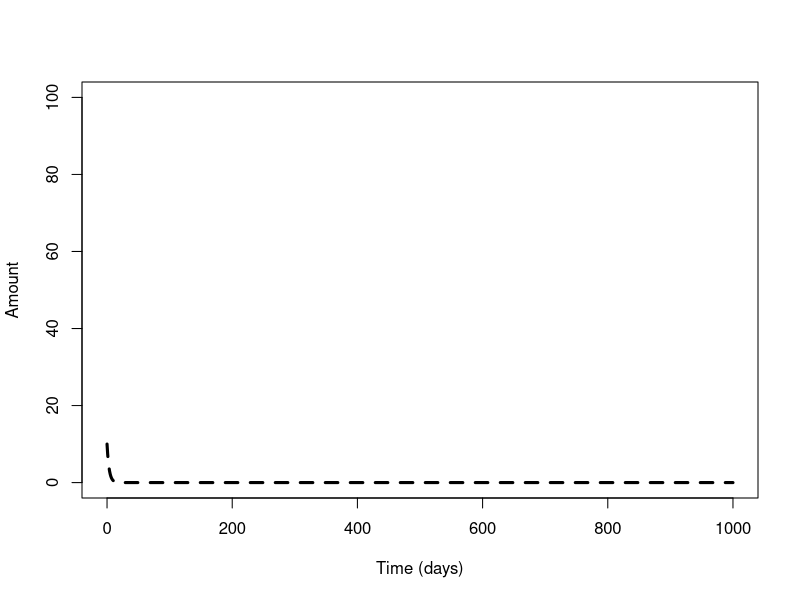
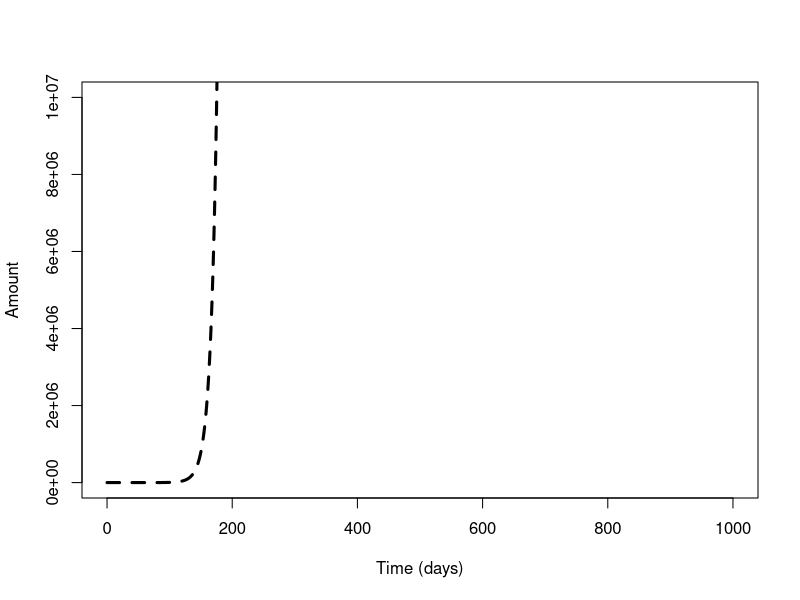
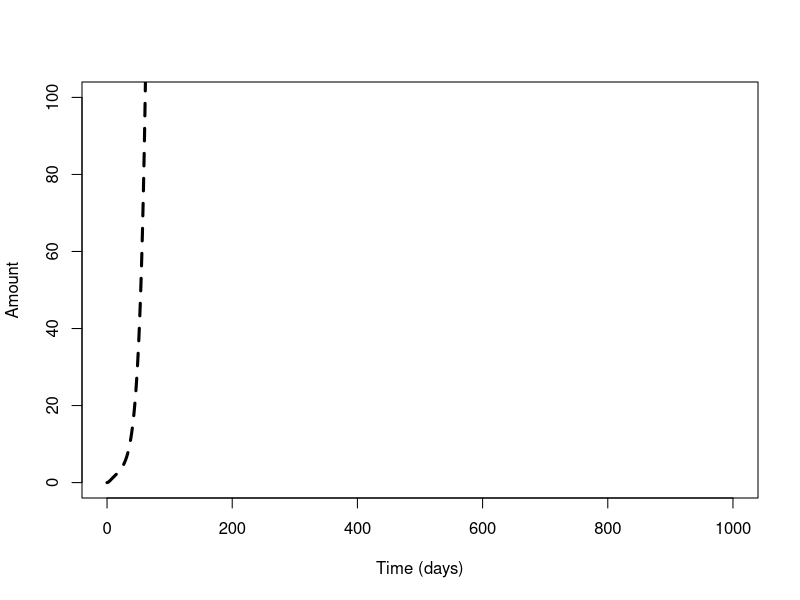
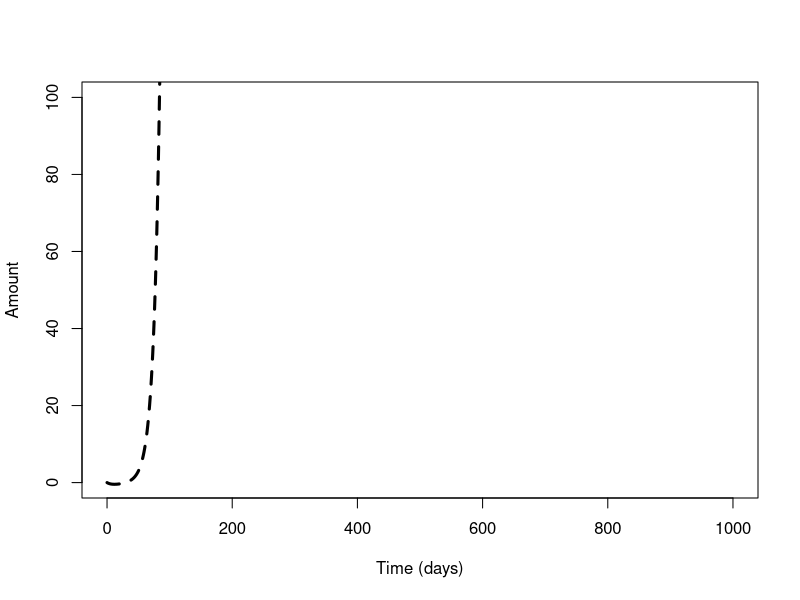
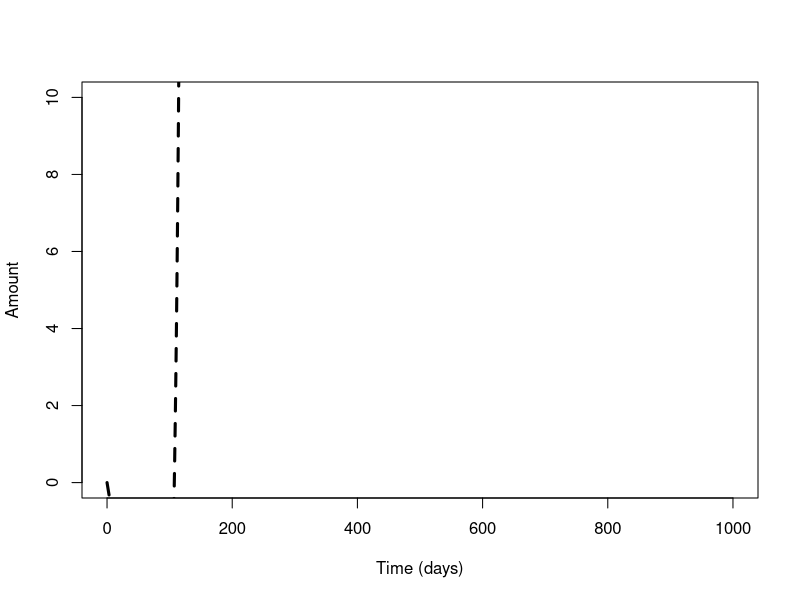
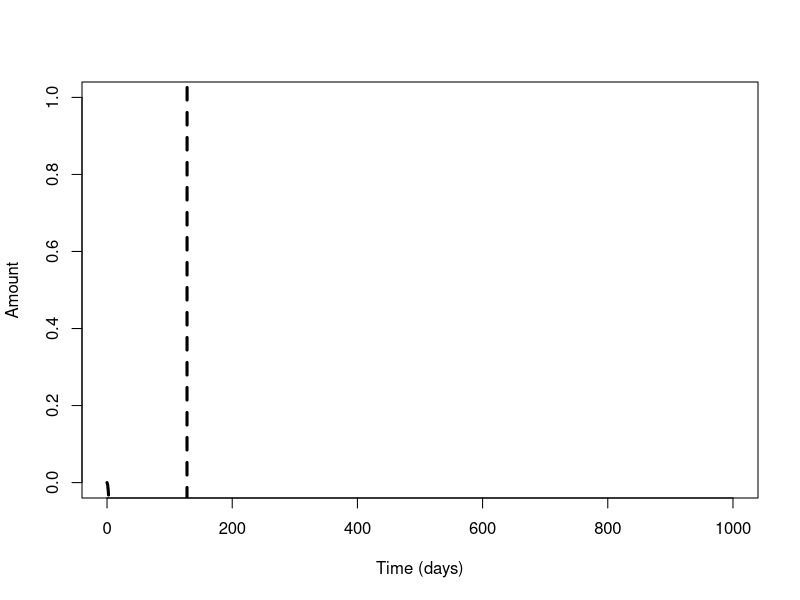
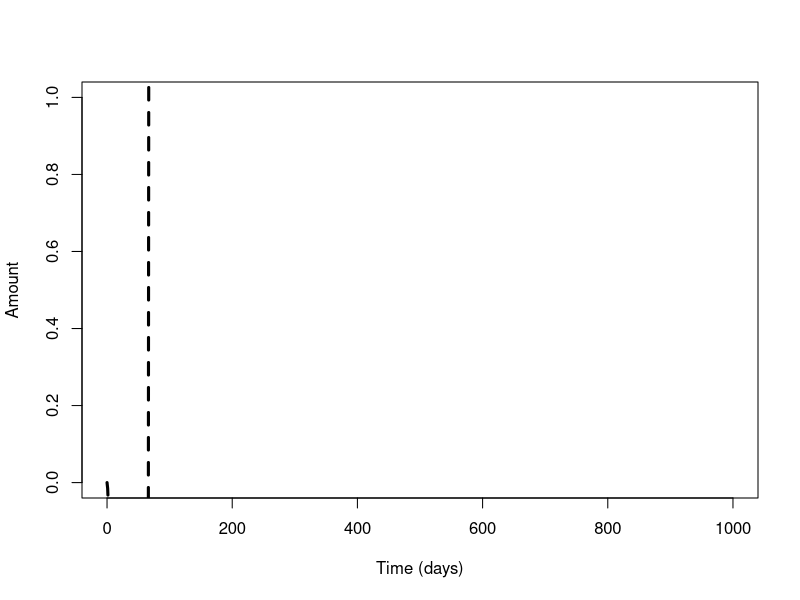
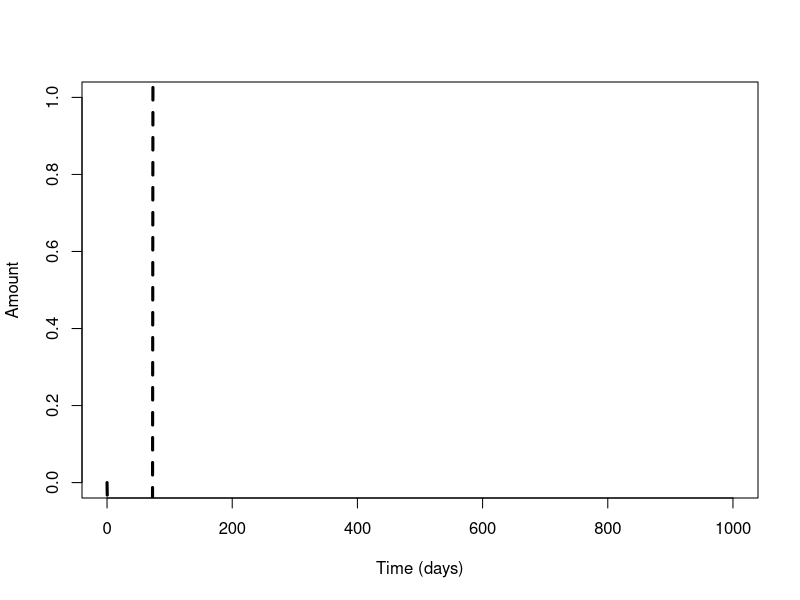

The R script that drew these images, in order:
# TB model in R

rm(list=ls())

# get the ODE solver
library(deSolve)

# make the function of the system
model = function (current_timepoint, state_values, parameters)
{
  # create state variables (local variables)
  Vaccine = state_values [1]       
  Makrofag = state_values [2]
  IL12 = state_values [3]
  Th0 = state_values [4]
  Th1 = state_values [5]
  IL2 = state_values [6]
  IFNg = state_values [7]
  IFNgk = state_values [8]
  TNFa = state_values [9]
  Dendrit = state_values [10]
  IL23 = state_values [11]
  Th17 = state_values [12]
  IL17 = state_values [13]
  GranulotcytKnoglemarv = state_values[14]
  
  with ( 
    as.list (parameters),     # variable names within parameters can be used 
    {
      dVaccine = - Vaccine * Kv_m - Vaccine * Kv_d - Vaccine * Kv_Gk
      dMakrofag = Vaccine * Kv_m + TNFa * KTNFa_m + IFNgk * KIFNgk_m - sigma_m
      dIL12 = Makrofag * Km_IL12 - IL12 * KIL12_Th0 - sigma_IL12
      dTh0 = Makrofag * Km_Th0 + IL12 * KIL12_Th0 - Th0 * KTh0_Th1 + IL2 * KIL2_Th0 + IL23 * KIL23_Th0 - Th0 * KTh0_Th17 - sigma_Th0
      dTh1 = Th0 * KTh0_Th1 - sigma_Th1
      dIL2 = Th1 * KTh1_IL2 - sigma_IL2
      dIFNg = Th1 * KTh1_IFNg + Th17 * KTh17_IFNg + Th0 * KTh0_IFNg + IFNgk * KIFNgk_IFNg - IFNg * KIFNg_IFNgk - sigma_IFNg
      dIFNgk = - IFNgk * KIFNgk_IFNg + IFNg * KIFNg_IFNgk - sigma_IFNgk
      dTNFa = Makrofag * Km_TNFa - sigma_TNFa
      dDendrit = Vaccine * Kv_d - sigma_d
      dIL23 = Dendrit * Kd_IL23 - sigma_IL23
      dTh17 = Th0 * KTh0_Th17 - sigma_Th17
      dIL17 = Th17 * KTh17_IL17 - sigma_IL17
      dGranulocytKnoglemarv = Vaccine * Kv_Gk + IL17 * KIL17_Gk - sigma_Gk 
      
      
      
      # combine results
      results = c(dVaccine, dMakrofag, dIL12, dTh0, dTh1, dIL2, dIFNg, dIFNgk, dTNFa, dDendrit,
                  dIL23, dTh17, dIL17, dGranulocytKnoglemarv)
      list (results)
    }
  )
}

# parameters
Kv_m.value <- 0.1
Kv_d.value <- 0.1
Kv_Gk.value <- 0.1
KTNFa_m.value <- 0.1 
KIFNgk_m.value <- 0
Km_IL12.value <- 0.1 
KIL12_Th0.value <- 0.01 
Km_Th0.value <- 0.01 
KTh0_Th1.value <- 0.001 
KTh0_Th17.value <- 0.1
KIL23_Th0.value <- 0.01 
KIL2_Th0.value <- 0.01 
KTh1_IL2.value <- 0.1 
KIFNgk_IFNg.value <- 0.1 
KTh0_IFNg.value <- .1 
KTh1_IFNg.value <- .1
KTh17_IFNg.value <- .1
KIFNg_IFNgk.value <- .1
Km_TNFa.value <- .1
Kd_IL23.value <- .1
KTh17_IL17.value <- .1
KIL17_Gk.value <- .1
sigma_m.value <- 0.2
sigma_IL12.value <- 0.001
sigma_Th0.value <- 0.1
sigma_Th1.value <- 0.1
sigma_IL2.value <- 0.001
sigma_IFNg.value <- 0.001
sigma_IFNgk.value <- 0.1
sigma_TNFa.value <- 0.001
sigma_d.value <- 0.001
sigma_IL23.value <- 0.001
sigma_Th17.value <- 0.001
sigma_IL17.value <- 0.001
sigma_Gk.value <- 0.001

parameter.list <- c(Kv_m = Kv_m.value, Kv_d = Kv_d.value, Kv_Gk = Kv_Gk.value, KTNFa_m = KTNFa_m.value, 
                    KIFNgk_m = KIFNgk_m.value,Km_IL12 = Km_IL12.value, KIL12_Th0 = KIL12_Th0.value,Km_Th0 = Km_Th0.value, 
                    KTh0_Th1 = KTh0_Th1.value, KTh0_Th17 = KTh0_Th17.value, KIL23_Th0 = KIL23_Th0.value,
                    KIL2_Th0 = KIL2_Th0.value, KTh1_IL2 = KTh1_IL2.value, KIFNgk_IFNg = KIFNgk_IFNg.value, 
                    KTh0_IFNg = KTh0_IFNg.value, KTh1_IFNg = KTh1_IFNg.value, KTh17_IFNg = KTh17_IFNg.value, 
                    KIFNg_IFNgk = KIFNg_IFNgk.value, Km_TNFa = Km_TNFa.value, Kd_IL23 = Kd_IL23.value, 
                    KTh17_IL17 = KTh17_IL17.value, KIL17_Gk = KIL17_Gk.value, sigma_m = sigma_m.value,
                    sigma_IL12 = sigma_IL12.value, sigma_Th0 = sigma_Th0.value, sigma_Th1 = sigma_Th1.value,
                    sigma_IL2 = sigma_IL2.value, sigma_IFNg = sigma_IFNg.value, sigma_IFNgk = sigma_IFNgk.value,
                    sigma_TNFa = sigma_TNFa.value, sigma_d = sigma_d.value, sigma_IL23 = sigma_IL23.value,
                    sigma_Th17 = sigma_Th17.value, sigma_IL17 = sigma_IL17.value, sigma_Gk = sigma_Gk.value)

# initial values
Vaccine0 = 10     
Makrofag0 = 0
IL120 = 0
Th00 = 0
Th10 = 0
IL20 = 0
IFNg0 = 0
IFNgk0 = 0
TNFa0 = 0
Dendrit0 = 0
IL230 = 0
Th170 = 0
IL170 = 0
GranulotcytKnoglemarv0 = 0

initial.values <- c(Vaccine = Vaccine0, Makrofag = Makrofag0, IL12 = IL120, Th0 = Th00, Th1 = Th10, IL2 = IL20, IFNg = IFNg0, 
                    IFNgk = IFNgk0, TNFa = TNFa0, Dendrit = Dendrit0, IL23 = IL230, Th17 = Th170, IL17 = IL170, 
                    GranulotcytKnoglemarv = GranulotcytKnoglemarv0)

# Output timepoints
time.points <- seq(0,1000,by=1)

# simulate the epidemic
output <- ode(y=initial.values,times = time.points,func = model, parms = parameter.list)

# Plot the result 
plot(Vaccine~time,data=output,type='l',lwd=3,lty=2,col='black',ylim=c(0,100),ylab='Amount',xlab='Time (days)')
plot(Makrofag~time,data=output,type='l',lwd=3,lty=2,col='black',ylim=c(0,10000000),ylab='Amount',xlab='Time (days)')
plot(IL12~time,data=output,type='l',lwd=3,lty=2,col='black',ylim=c(0,100),ylab='Amount',xlab='Time (days)')
plot(Th0~time,data=output,type='l',lwd=3,lty=2,col='black',ylim=c(0,100),ylab='Amount',xlab='Time (days)')
plot(Th1~time,data=output,type='l',lwd=3,lty=2,col='black',ylim=c(0,10),ylab='Amount',xlab='Time (days)')
plot(IL2~time,data=output,type='l',lwd=3,lty=2,col='black',ylim=c(0,1),ylab='Amount',xlab='Time (days)')
plot(IFNg~time,data=output,type='l',lwd=3,lty=2,col='black',ylim=c(0,1),ylab='Amount',xlab='Time (days)')
plot(IFNgk~time,data=output,type='l',lwd=3,lty=2,col='black',ylim=c(0,1),ylab='Amount',xlab='Time (days)')
plot(TNFa~time,data=output,type='l',lwd=3,lty=2,col='black',ylim=c(0,100000000),ylab='Amount',xlab='Time (days)')
plot(Dendrit~time,data=output,type='l',lwd=3,lty=2,col='black',ylim=c(0,1),ylab='Amount',xlab='Time (days)')
plot(IL23~time,data=output,type='l',lwd=3,lty=2,col='black',ylim=c(0,1),ylab='Amount',xlab='Time (days)')
plot(Th17~time,data=output,type='l',lwd=3,lty=2,col='black',ylim=c(0,1),ylab='Amount',xlab='Time (days)')
plot(IL17~time,data=output,type='l',lwd=3,lty=2,col='black',ylim=c(0,1),ylab='Amount',xlab='Time (days)')
plot(GranulotcytKnoglemarv~time,data=output,type='l',lwd=3,lty=2,col='black',ylim=c(0,1),ylab='Amount',xlab='Time (days)')

# Herfra loades data
DATA <- read.table("DataUdenHuller.csv", header=TRUE, sep=";", as.is=TRUE)

VaccineDATA = as.numeric(gsub(",", ".", gsub("\\.", "", DATA$H56.vacc..Dose)))
RestimulerendeVaccineData = as.numeric(gsub(",", ".", gsub("\\.", "", DATA$H56.restim..ug.ml.)))
IL17DATA = as.numeric(gsub(",", ".", gsub("\\.", "", DATA$mean...IL.17)))
INFgDATA = as.numeric(gsub(",", ".", gsub("\\.", "", DATA$mean...IFNg)))
IL2DATA= as.numeric(gsub(",", ".", gsub("\\.", "", DATA$mean...IL.2)))
INFaDATA= as.numeric(gsub(",", ".", gsub("\\.", "", DATA$mean...TNFa)))


plot(VaccineDATA,IL17DATA,xlim=c(0,50))
plot(RestimulerendeVaccineData,IL17DATA,xlim=c(0,100))

CelleData <- read.table("Celler.csv", header=TRUE, sep=";", as.is=TRUE)
plot(CelleData$Time..days,CelleData$Response..SFU.mill.splenocytes.)




dose0CelleData <- CelleData[1:45,c('Time..days.','Response..SFU.mill.splenocytes.')]
dose01CelleData <- CelleData[46:90,c('Time..days.','Response..SFU.mill.splenocytes.')]

plot(dose01CelleData$Time..days,dose01CelleData$Response..SFU.mill.splenocytes.)
